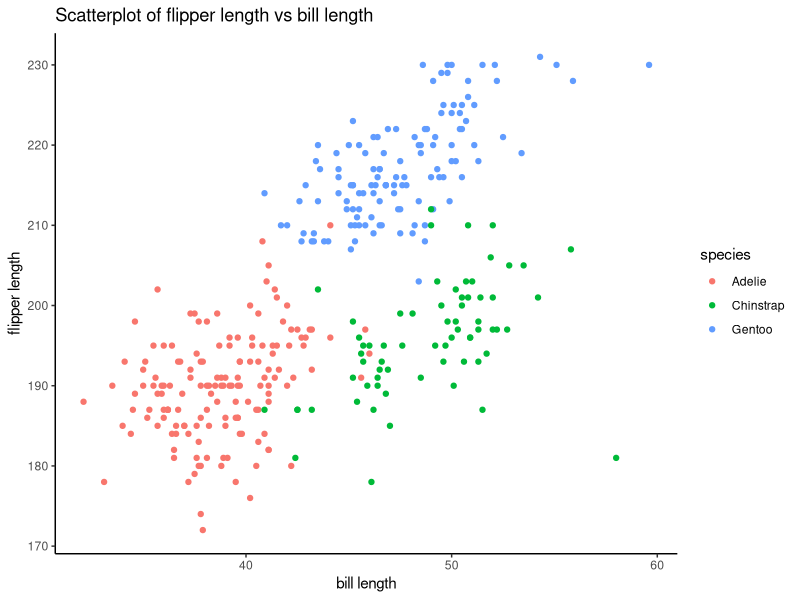
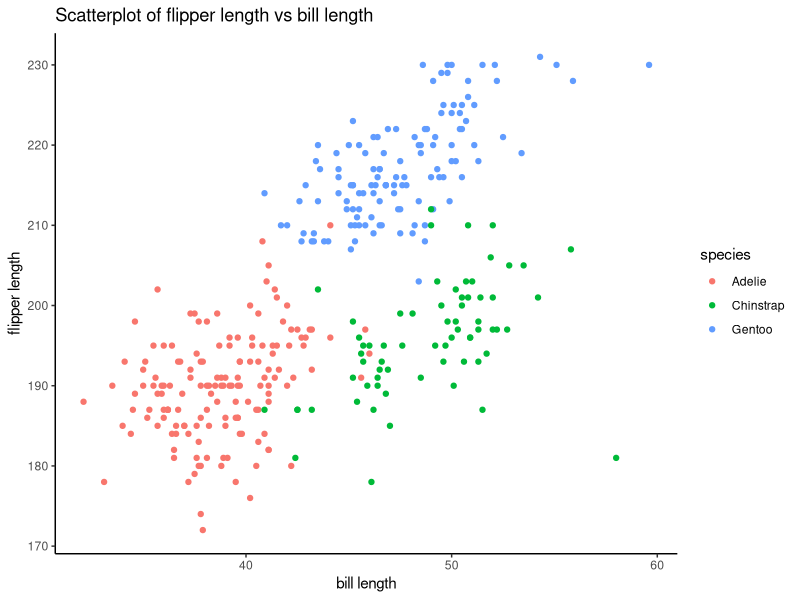

Source code (R) for these figures, in order:
## ---- chunk 1
knitr::opts_chunk$set(echo = TRUE)
#install.packages("palmerpenguins")
#install.packages("ggplot2")
#install.packages("tidyverse")
library(ggplot2)
library(tidyverse)
## ---- chunk 2
data("penguins", package = "palmerpenguins")
summary(penguins)
nrows = nrow(penguins)
ncols = ncol(penguins)
flipper_length = pull(penguins,flipper_length_mm)
mean_flipper = mean(flipper_length,na.rm = TRUE)
print(paste("The mean flipper length is", mean_flipper))
## ---- chunk 3
ggplot(penguins,aes(x = bill_length_mm, y = flipper_length_mm, color = species)) +
  geom_point() + 
  xlab("bill length") + 
  ylab("flipper length") + 
  ggtitle("Scatterplot of flipper length vs bill length") + 
  theme_classic()
ggsave("Scatterplot_flipper_bill_length.jpg", height = 4, width = 6)
## ---- chunk 4
problem2_df = tibble(
  x = rnorm(10),
  log_vec = c(x>0),
  char_vec = c("Who","is","the","smartest","person","in","the","world","Ya","Ya"),
  fac_vec = factor(c("good","very good","super good","good","very good","super good","good","very good","super good","super good"))
)
problem2_df
## ---- chunk 5
x = pull(problem2_df, var = x)
mean(x)
log_vec = pull(problem2_df, var = log_vec)
mean(log_vec)
char_vec = pull(problem2_df, var = char_vec)
mean(char_vec)
fac_vec = pull(problem2_df, var = fac_vec)
mean(fac_vec)
## ---- chunk 6
new_log = as.numeric(log_vec)
print(new_log)
new_char = as.numeric(char_vec)
new_fac = as.numeric(fac_vec)
print(new_fac)
